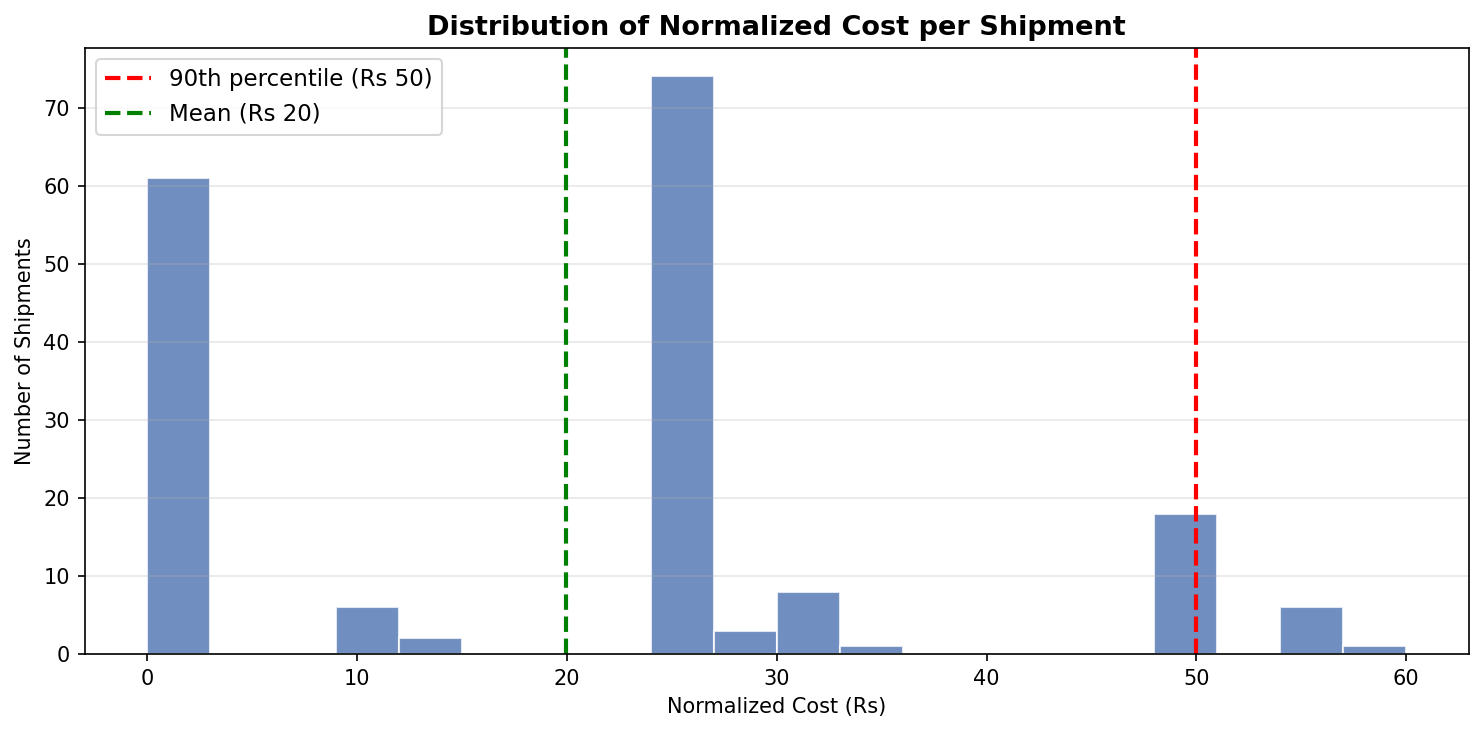

Here is the Python script that generated this plot:
# ─────────────────────────────────────────────
# Plot: Distribution of normalized cost per shipment
# Shows where mean and 90th percentile threshold fall
# ─────────────────────────────────────────────

fig, ax = plt.subplots(figsize=(10, 5))

ax.hist(shipments['Normalized_Cost'], bins=20,
        color='#4C72B0', alpha=0.8, edgecolor='white')

ax.axvline(threshold, color='red', linestyle='--', linewidth=2,
           label=f'90th percentile (Rs {threshold:.0f})')
ax.axvline(shipments['Normalized_Cost'].mean(), color='green', linestyle='--', linewidth=2,
           label=f'Mean (Rs {shipments["Normalized_Cost"].mean():.0f})')

ax.set_title('Distribution of Normalized Cost per Shipment', fontsize=13, fontweight='bold')
ax.set_xlabel('Normalized Cost (Rs)')
ax.set_ylabel('Number of Shipments')
ax.legend(fontsize=11)
ax.grid(axis='y', alpha=0.3)

plt.tight_layout()
plt.savefig('cost_distribution.png', dpi=150, bbox_inches='tight')
plt.show()
print('Saved: cost_distribution.png')

# Download to device
from google.colab import files
files.download('cost_distribution.png')
